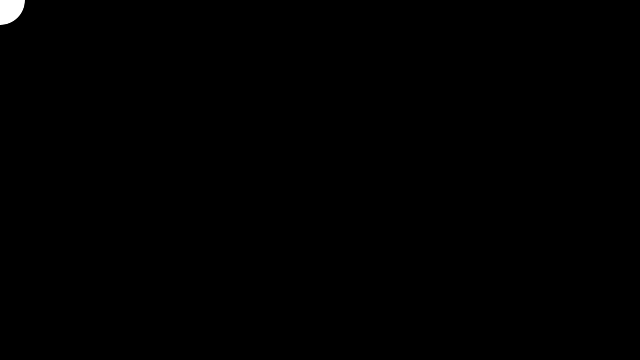
Frame 1 (no input)
Frame 60 (the mouse pressed at the canvas centre just before this capture): identical to frame 1, image omitted
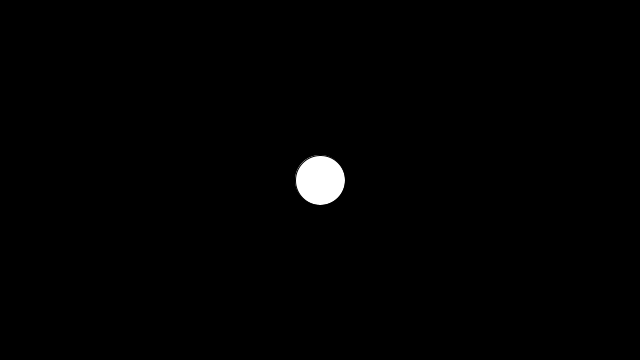
Frame 120 (the mouse held since frame 60 and released just before this capture)

The Processing sketch that drew these frames (run headless with seeded random() and noise(); from frame 60 on, the mouse is pressed at the canvas centre):

// Processing sketch: ellipseTracking
// ── ellipseTracking.pde
// runs one time
void setup() 
{
  // Set the size of the window
  size(640, 360);
  frameRate(30);
  //background(0, 0, 0);
}

// loops continuously 
void draw() 
{
  background(0, 0, 0);
  fill(255, 255, 255); 

  //Draw ellipse using mouse x coordinate
  //I changed the radius to match the X & Y location of the mouse
  //I changed the location of X & Y to follow the mouse location.
  //I can see multiple ellipses because the Setup() only sets the background once. Then
  //each frame the ellipse is stacked one upon the other to create the duplicates.
  ellipse(mouseX, mouseY * 2 / 2, 50, 50);  
}
